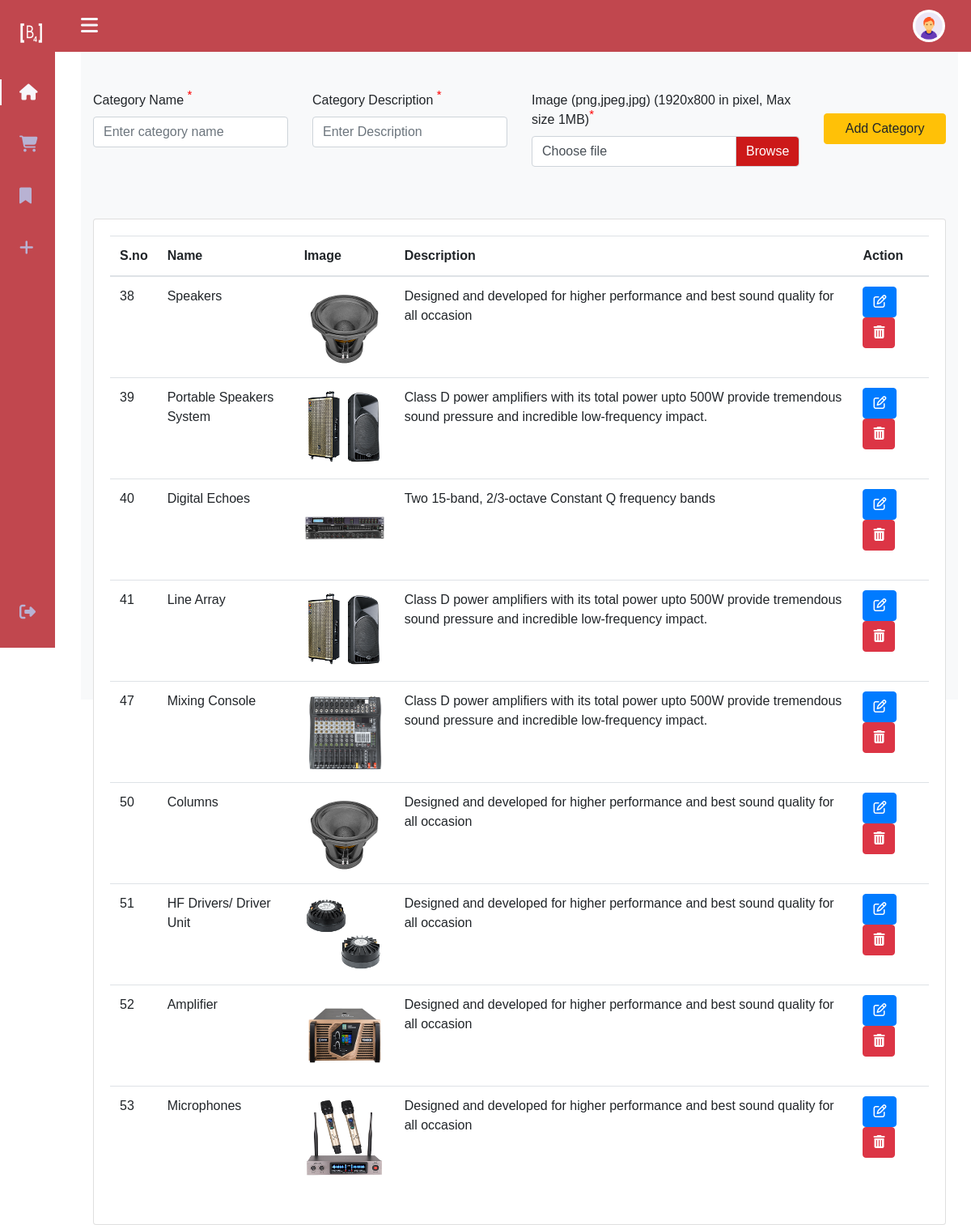
The page /admin/categories.php on the database as committed earlier.
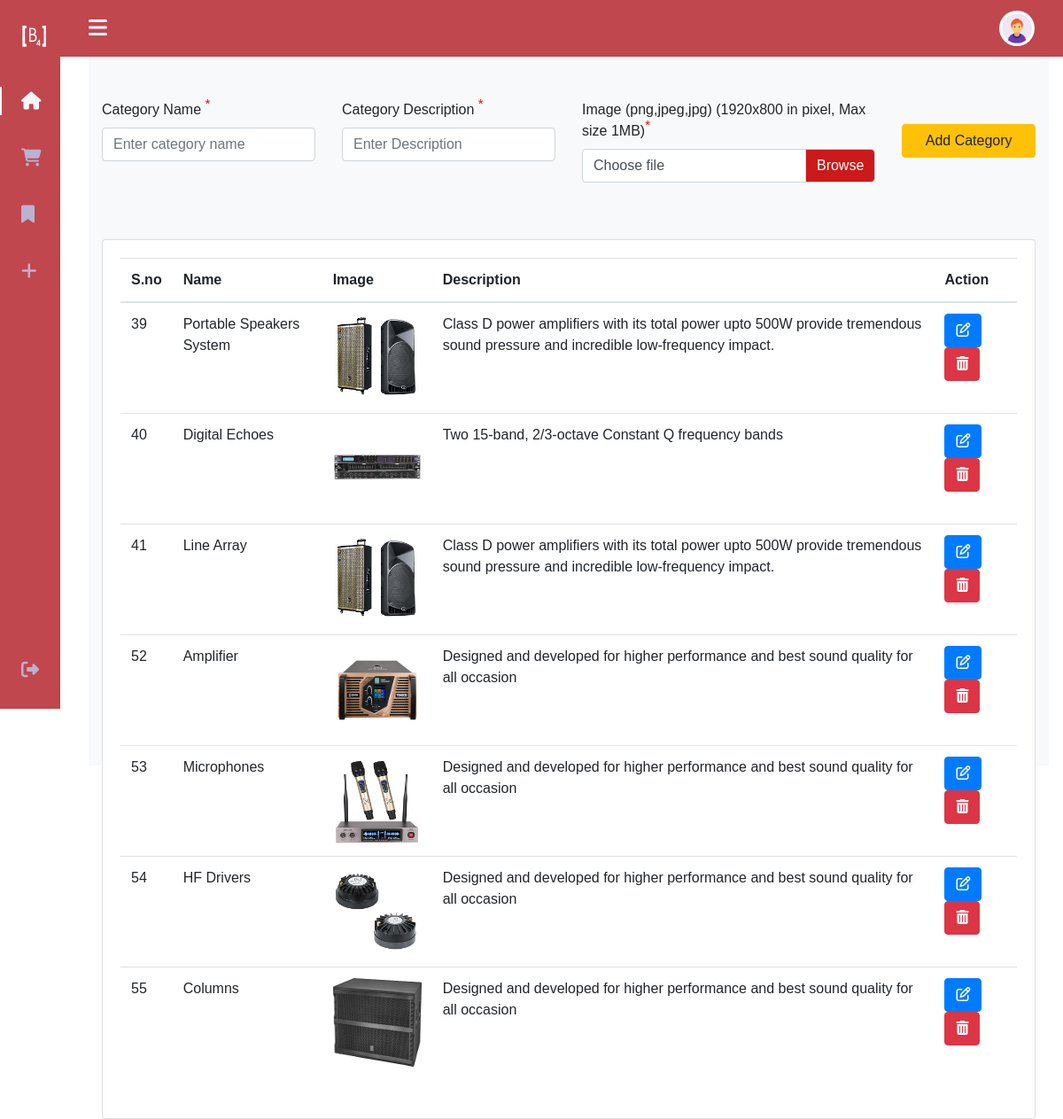
The same page on the database as committed later.
### tables this page shows
CREATE TABLE `categories` (
  `cat_id` int(11) NOT NULL,
  `cat_title` varchar(500) NOT NULL,
  `cat_img` varchar(500) NOT NULL,
  `cat_desc` varchar(500) NOT NULL
);

### admin/categories.php (the view, shortened to what this page needs)
<?php
include "include/css-url.php";
include "partials/sidebar.php";
?>
<div class="content-body my-5 height-100 bg-light" id="main">
    <div class="container-fluid">
        <form class="mt-5" method="post" action="categories.php" enctype="multipart/form-data">
            <div class="row">
                <div class="col-md-3 col-sm-6">
                    <div class="form-group">
                        <label for="category" class="control-label">Category Name <sup class="mandatory">*</sup></label>
                        <input type="text" class="form-control" id="category" name="category" placeholder="Enter category name" required>
                    </div>
                </div>
                <div class="col-md-3 col-sm-6">
                    <div class="form-group">
                        <label for="cat_desc" class="control-label">Category Description <sup class="mandatory">*</sup></label>
                        <input type="text" class="form-control" id="cat_desc" name="cat_desc" placeholder="Enter Description" required>
                    </div>
                </div>
                <div class="col-md-4 col-sm-6">
                    <div class="form-group">
                        <label>Image (png,jpeg,jpg) (1920x800 in pixel, Max size 1MB)<sup class="mandatory">*</sup> </label>
                        <div class="input-group mb-3">
                            <div class="custom-file">
                                <label class="custom-file-label">Choose file</label>
                            </div>
                        </div>
                    </div>
                </div>
                <div class="col-md-2 col-sm-6">
                    <div class="input-group mr-tp-1-per">
                        <button type="submit" name="c_insert" title="Submit" class="btn btn-warning btn-block">Add Category</button>
                    </div>
                </div>
            </div>
        </form>
    </div>
    <div class="container-fluid mt-5">
        <div class="row">
            <div class="col-lg-12">
                <div class="card ">
                    <div class="card-body">
                        <div class="table-responsive">
                            <table class="table  table-hover">
                                <thead>
                                    <tr>
                                        <th>S.no</th>
                                        <th>Name</th>
                                        <th>Image</th>
                                        <th>Description</th>
                                        <th>Action</th>
                                    </tr>
                                </thead>
                                <tbody>
                                    <?php
                                    include 'partials/db_connect.php';
                                    $sql = "SELECT * from `categories`";
                                    $result = mysqli_query($conn, $sql);
                                    if (mysqli_num_rows($result) > 0) {
                                        while ($row = mysqli_fetch_array($result)) { ?>
                                            <tr>
                                                <td><?php echo $row['cat_id']; ?></td>
                                                <td><?php echo $row['cat_title']; ?></td>
                                                <td>
                                                    <img src="<?php echo $row['cat_img']; ?>" alt="" width="100" height="100">
                                                </td>
                                                <td><?php echo $row['cat_desc']; ?></td>
                                                <td>
                                                    <a href='editcategories.php?id=<?php echo $row['cat_id'] ?>' type="button" class="btn btn-primary mr-1"><i class="fa fa-edit"></i>
                                                        <a href="javascript:void(0)" class="btn btn-danger delete_data"><i class="fa fa-trash"></i></a>
                                                </td>
                                            </tr>
                                    <?php
                                        }
                                    } else {
                                        echo '0 results';
                                    }
                                    ?>
                                </tbody>
                            </table>
                        </div>
                    </div>
                </div>
            </div>
        </div>
    </div>
</div>
<?php include "include/js-url.php"; ?>

### admin/include/css-url.php (shortened to what this page needs)
<!DOCTYPE html>
<html lang="en">
<head>
    <link rel="stylesheet" href="./css/style.css">
    <link rel="stylesheet" href="https://cdnjs.cloudflare.com/ajax/libs/font-awesome/4.7.0/css/font-awesome.min.css">
    <link rel="stylesheet" href="https://cdn.jsdelivr.net/npm/bootstrap@4.3.1/dist/css/bootstrap.min.css">
</head>
<body>

### admin/partials/sidebar.php (shortened to what this page needs)
<!DOCTYPE html>
<html lang="en">
<head>
    <link rel="stylesheet" href="https://cdnjs.cloudflare.com/ajax/libs/font-awesome/4.7.0/css/font-awesome.min.css">
</head>
<body id="body-pd">
    <header class="header" id="header">
        <div class="header_toggle"><i class="fa fa-bars" id="header-toggle"></i></div>
        <div class="header_img"><img src="../images/download.png" alt="" /></div>
    </header>
    <div class="l-navbar" id="nav-bar">
        <nav class="nav">
            <div>
                <a href="home-slider.php" class="nav_logo">
                    <img src="../images/logo/final-logo-footer.png" class="w-50" id="logo" alt="">
                </a>
                <div class="nav_list">
                    <a href="home-slider.php" class="nav_link active">
                        <i class='fa fa-home nav_icon'></i>
                    </a>
                    <a href="products.php" class="nav_link">
                        <i class='fa fa-shopping-cart nav_icon'></i>
                    </a>
                    <a href="categories.php" class="nav_link">
                        <i class='fa fa-bookmark nav_icon'></i>
                    </a>
                    <a href="new-release.php" class="nav_link">
                        <i class='fa fa-plus nav_icon'></i>
                    </a>
                </div>
            </div>
            <a href="logout.php" class="nav_link">
                <i class='fa fa-sign-out nav_icon sign'></i>
            </a>
        </nav>
    </div>
</body>
</body>
</html>

### admin/include/js-url.php (shortened to what this page needs)
</body>
</html>

### admin/css/style.css (style rules this page uses)
* { box-sizing: border-box; margin: 0; padding: 0; font-family: sans-serif; }
.my-5 { display: flex; flex-direction: column; align-items: center; }
label::after { color: #ffffff !important; background-color: #dc3545 !important; }
.mr-tp-1-per { margin-top: 2.5%; }
.mandatory { color: red; font-size: 15px; }
.custom-file-label::after { position: absolute; top: 0; right: 0; bottom: 0; z-index: 3; display: block; height: calc(1.5em + 0.75rem); padding: 0.375rem 0.75rem; line-height: 1.5; color: #fff !important; content: "Browse"; background-color: #cc1919 !important; border-left: inherit; border-radius: 0 0.25rem 0.25rem 0; }

### admin/partials/sidebar.php (style rules this page uses)
:root { --header-height: 3rem; --nav-width: 68px; --first-color: #c1474e; --first-color-light: #b8b2d3; --white-color: #f7f6fb; --body-font: "Nunito", sans-serif; --normal-font-size: 1rem; --z-fixed: 100; }
body { position: relative; margin: var(--header-height) 0 0 0; padding: 0 1rem; font-family: var(--body-font); font-size: var(--normal-font-size); transition: 0.5s; }
.nav a { text-decoration: none; }
.header { width: 100%; height: var(--header-height); position: fixed; top: 0; left: 0; display: flex; align-items: center; justify-content: space-between; padding: 0 1rem; background-color: var(--first-color); z-index: var(--z-fixed); transition: 0.5s; }
.header_toggle { color: var(--white-color); font-size: 1.5rem; cursor: pointer; }
.header_img { width: 35px; height: 35px; display: flex; justify-content: center; border-radius: 50%; overflow: hidden; }
.header_img img { width: 40px; }
.sign { font-family: FontAwesome !important; }
.l-navbar { position: fixed; top: 0; left: -30%; width: var(--nav-width); height: 100vh; background-color: var(--first-color); padding: 0.5rem 1rem 0 0; transition: 0.5s; z-index: var(--z-fixed); }
.nav { height: 100%; display: flex; flex-direction: column; justify-content: space-between; overflow: hidden; }
.nav_logo, .nav_link { display: grid; grid-template-columns: max-content max-content; align-items: center; column-gap: 1rem; padding: 0.5rem 0 0.5rem 1.5rem; }
.nav_logo { margin-bottom: 2rem; }
.nav_link { position: relative; color: var(--first-color-light); margin-bottom: 1.5rem; transition: 0.3s; }
.nav_icon { font-size: 1.25rem; }
.active { color: var(--white-color); }
.active::before { content: ""; position: absolute; left: 0; width: 2px; height: 32px; background-color: var(--white-color); }
.height-100 { height: 100vh; }
@media screen and (min-width: 768px) { body { margin: calc(var(--header-height) + 1rem) 0 0 0; padding-left: calc(var(--nav-width) + 2rem); } }
@media screen and (min-width: 768px) { .header { height: calc(var(--header-height) + 1rem); padding: 0 2rem 0 calc(var(--nav-width) + 2rem); } }
@media screen and (min-width: 768px) { .header_img { width: 40px; height: 40px; } }
@media screen and (min-width: 768px) { .header_img img { width: 45px; } }
@media screen and (min-width: 768px) { .l-navbar { left: 0; padding: 1rem 1rem 0 0; } }

Rows that differ between the two databases and show on the page:
removed categories: cat_id "38", cat_title "Speakers", cat_img (picture), cat_desc "Designed and developed for higher performance and best sound quality for all occasion"
removed categories: cat_id "47", cat_title "Mixing Console", cat_img (picture), cat_desc "Class D power amplifiers with its total power upto 500W provide tremendous sound pressure and incredible low-frequency impact."
removed categories: cat_id "50", cat_title "Columns", cat_img (picture), cat_desc "Designed and developed for higher performance and best sound quality for all occasion"
removed categories: cat_id "51", cat_title "HF Drivers/ Driver Unit", cat_img (picture), cat_desc "Designed and developed for higher performance and best sound quality for all occasion"
added categories: cat_id "54", cat_title "HF Drivers", cat_img (picture), cat_desc "Designed and developed for higher performance and best sound quality for all occasion"
added categories: cat_id "55", cat_title "Columns", cat_img (picture), cat_desc "Designed and developed for higher performance and best sound quality for all occasion"
